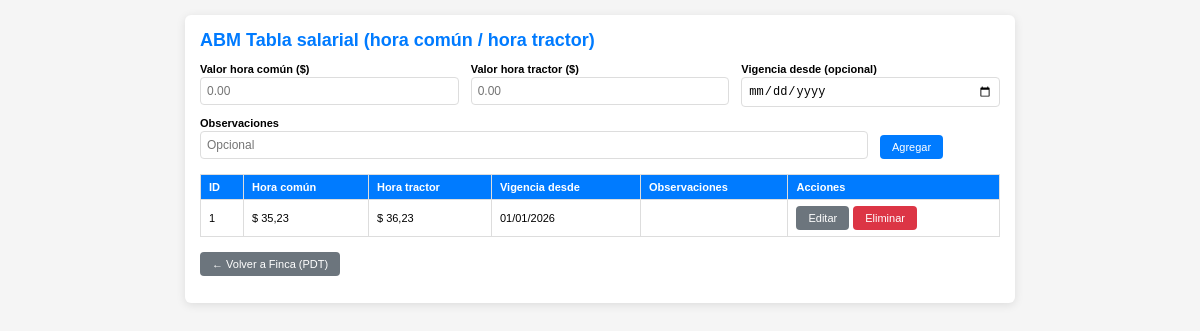
/gestionar_tabla_salarial.php (signed in), run on an earlier commit of the app's database.
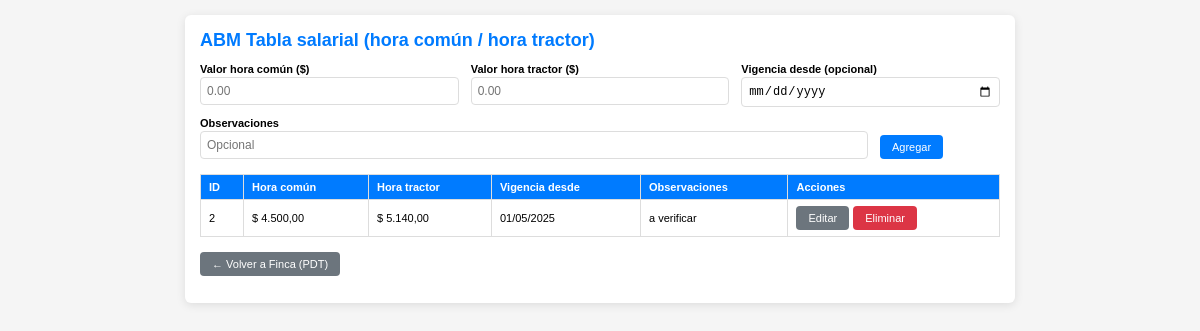
And on a later commit of the database.
### tables this page shows
CREATE TABLE `tabla_salarial` (
  `id` int(11) NOT NULL AUTO_INCREMENT,
  `valor_hora_comun` decimal(10,2) NOT NULL DEFAULT 0.00,
  `valor_hora_tractor` decimal(10,2) NOT NULL DEFAULT 0.00,
  `vigencia_desde` date DEFAULT NULL,
  `observaciones` varchar(255) DEFAULT NULL,
  `fecha_creacion` timestamp NOT NULL DEFAULT current_timestamp(),
  PRIMARY KEY (`id`),
  KEY `idx_vigencia` (`vigencia_desde`)
);

### gestionar_tabla_salarial.php (the view, shortened to what this page needs)
<?php
include 'db.php';
$editar_id = null;
$fila_edit = null;
$lista = mysqli_query($conexion, "SELECT * FROM tabla_salarial ORDER BY id DESC");
?>
<!DOCTYPE html>
<html lang="es">
<head>
</head>
<body>
    <div class="container">
        <h2>ABM Tabla salarial (hora común / hora tractor)</h2>
        <form method="POST" class="form-nav-enter">
            <div class="form-row">
                <div class="campo">
                    <label>Valor hora común ($)</label>
                    <input type="text" name="valor_hora_comun" required
                        value="<?= $fila_edit ? number_format($fila_edit['valor_hora_comun'], 2, '.', '') : '' ?>"
                        placeholder="0.00">
                </div>
                <div class="campo">
                    <label>Valor hora tractor ($)</label>
                    <input type="text" name="valor_hora_tractor" required
                        value="<?= $fila_edit ? number_format($fila_edit['valor_hora_tractor'], 2, '.', '') : '' ?>"
                        placeholder="0.00">
                </div>
                <div class="campo">
                    <label>Vigencia desde (opcional)</label>
                    <input type="date" name="vigencia_desde" value="<?= $fila_edit ? ($fila_edit['vigencia_desde'] ?? '') : '' ?>">
                </div>
            </div>
            <div class="form-row">
                <div class="campo" style="flex: 2;">
                    <label>Observaciones</label>
                    <input type="text" name="observaciones" value="<?= $fila_edit ? htmlspecialchars($fila_edit['observaciones'] ?? '') : '' ?>" placeholder="Opcional">
                </div>
                <div class="campo" style="flex: 0; align-self: flex-end;">
                    <button type="submit" name="guardar" class="btn btn-primary"><?= $editar_id ? 'Actualizar' : 'Agregar' ?></button>
                </div>
            </div>
        </form>
        <table>
            <thead>
                <tr>
                    <th>ID</th>
                    <th>Hora común</th>
                    <th>Hora tractor</th>
                    <th>Vigencia desde</th>
                    <th>Observaciones</th>
                    <th>Acciones</th>
                </tr>
            </thead>
            <tbody>
                <?php if ($lista && mysqli_num_rows($lista) > 0): ?>
                    <?php while ($f = mysqli_fetch_assoc($lista)): ?>
                        <tr>
                            <td><?= $f['id'] ?></td>
                            <td>$ <?= number_format($f['valor_hora_comun'], 2, ',', '.') ?></td>
                            <td>$ <?= number_format($f['valor_hora_tractor'], 2, ',', '.') ?></td>
                            <td><?= $f['vigencia_desde'] ? date('d/m/Y', strtotime($f['vigencia_desde'])) : '-' ?></td>
                            <td><?= htmlspecialchars($f['observaciones'] ?? '') ?></td>
                            <td>
                                <div class="acciones">
                                    <form method="POST" style="display:inline;">
                                        <button type="submit" name="editar" class="btn btn-secondary">Editar</button>
                                    </form>
                                    <form method="POST" style="display:inline;" onsubmit="return confirm('¿Eliminar este registro?');">
                                        <button type="submit" name="eliminar" class="btn btn-danger">Eliminar</button>
                                    </form>
                                </div>
                            </td>
                        </tr>
                    <?php endwhile; ?>
                <?php else: ?>
                    <tr>
                        <td colspan="6" style="text-align:center; padding:15px; color:#666;">No hay registros. Agregue el primer valor.</td>
                    </tr>
                <?php endif; ?>
            </tbody>
        </table>
        <p class="volver">
            <a href="gestionar_finca.php" class="btn btn-secondary">← Volver a Finca (PDT)</a>
        </p>
    </div>
</body>
</html>

What changed in the data, as far as the page shows it:
removed tabla_salarial: id "1", valor_hora_comun "35,23", valor_hora_tractor "36,23", vigencia_desde "01/01/2026"
added tabla_salarial: id "2", valor_hora_comun "4.500,00", valor_hora_tractor "5.140,00", vigencia_desde "01/05/2025", observaciones "a verificar"
